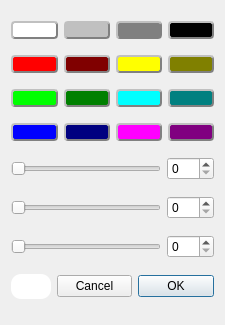
<?xml version="1.0" encoding="UTF-8"?>
<ui version="4.0">
 <class>colordialog</class>
 <widget class="QDialog" name="colordialog">
  <property name="geometry">
   <rect>
    <x>0</x>
    <y>0</y>
    <width>225</width>
    <height>325</height>
   </rect>
  </property>
  <property name="minimumSize">
   <size>
    <width>225</width>
    <height>325</height>
   </size>
  </property>
  <property name="maximumSize">
   <size>
    <width>225</width>
    <height>325</height>
   </size>
  </property>
  <property name="mouseTracking">
   <bool>false</bool>
  </property>
  <property name="windowTitle">
   <string>Color Picker</string>
  </property>
  <layout class="QGridLayout" name="gridLayout">
   <item row="0" column="0">
    <widget class="QPushButton" name="WhiteButton">
     <property name="styleSheet">
      <string notr="true">    	background-color: white;
    	border-style: outset;
	border-radius: 4px;
    	border-width: 2px;
    	border-color: gray;</string>
     </property>
     <property name="text">
      <string/>
     </property>
    </widget>
   </item>
   <item row="0" column="1">
    <widget class="QPushButton" name="SilverButton">
     <property name="styleSheet">
      <string notr="true">    	background-color: silver;
    	border-style: outset;
	border-radius: 4px;
    	border-width: 2px;
    	border-color: gray;</string>
     </property>
     <property name="text">
      <string/>
     </property>
    </widget>
   </item>
   <item row="0" column="2">
    <widget class="QPushButton" name="GrayButton">
     <property name="styleSheet">
      <string notr="true">    	background-color: gray;
    	border-style: outset;
	border-radius: 4px;
    	border-width: 2px;
    	border-color: gray;</string>
     </property>
     <property name="text">
      <string/>
     </property>
    </widget>
   </item>
   <item row="0" column="3">
    <widget class="QPushButton" name="BlackButton">
     <property name="styleSheet">
      <string notr="true">    	background-color: black;
    	border-style: outset;
	border-radius: 4px;
    	border-width: 2px;
    	border-color: gray;</string>
     </property>
     <property name="text">
      <string/>
     </property>
    </widget>
   </item>
   <item row="1" column="0">
    <widget class="QPushButton" name="RedButton">
     <property name="styleSheet">
      <string notr="true">    	background-color: red;
    	border-style: outset;
	border-radius: 4px;
    	border-width: 2px;
    	border-color: gray;</string>
     </property>
     <property name="text">
      <string/>
     </property>
    </widget>
   </item>
   <item row="1" column="1">
    <widget class="QPushButton" name="MaroonButton">
     <property name="styleSheet">
      <string notr="true">    	background-color: maroon;
    	border-style: outset;
	border-radius: 4px;
    	border-width: 2px;
    	border-color: gray;</string>
     </property>
     <property name="text">
      <string/>
     </property>
    </widget>
   </item>
   <item row="1" column="2">
    <widget class="QPushButton" name="YellowButton">
     <property name="styleSheet">
      <string notr="true">    	background-color: yellow;
    	border-style: outset;
	border-radius: 4px;
    	border-width: 2px;
    	border-color: gray;</string>
     </property>
     <property name="text">
      <string/>
     </property>
    </widget>
   </item>
   <item row="1" column="3">
    <widget class="QPushButton" name="OliveButton">
     <property name="styleSheet">
      <string notr="true">    	background-color: olive;
    	border-style: outset;
	border-radius: 4px;
    	border-width: 2px;
    	border-color: gray;</string>
     </property>
     <property name="text">
      <string/>
     </property>
    </widget>
   </item>
   <item row="2" column="0">
    <widget class="QPushButton" name="LimeButton">
     <property name="styleSheet">
      <string notr="true">    	background-color: lime;
    	border-style: outset;
	border-radius: 4px;
    	border-width: 2px;
    	border-color: gray;</string>
     </property>
     <property name="text">
      <string/>
     </property>
    </widget>
   </item>
   <item row="2" column="1">
    <widget class="QPushButton" name="GreenButton">
     <property name="styleSheet">
      <string notr="true">    	background-color: green;
    	border-style: outset;
	border-radius: 4px;
    	border-width: 2px;
    	border-color: gray;</string>
     </property>
     <property name="text">
      <string/>
     </property>
    </widget>
   </item>
   <item row="2" column="2">
    <widget class="QPushButton" name="AquaButton">
     <property name="styleSheet">
      <string notr="true">    	background-color: aqua;
    	border-style: outset;
	border-radius: 4px;
    	border-width: 2px;
    	border-color: gray;</string>
     </property>
     <property name="text">
      <string/>
     </property>
    </widget>
   </item>
   <item row="2" column="3">
    <widget class="QPushButton" name="TealButton">
     <property name="styleSheet">
      <string notr="true">    	background-color: teal;
    	border-style: outset;
	border-radius: 4px;
    	border-width: 2px;
    	border-color: gray;</string>
     </property>
     <property name="text">
      <string/>
     </property>
    </widget>
   </item>
   <item row="3" column="0">
    <widget class="QPushButton" name="BlueButton">
     <property name="styleSheet">
      <string notr="true">    	background-color: blue;
    	border-style: outset;
	border-radius: 4px;
    	border-width: 2px;
    	border-color: gray;</string>
     </property>
     <property name="text">
      <string/>
     </property>
    </widget>
   </item>
   <item row="3" column="1">
    <widget class="QPushButton" name="NavyButton">
     <property name="styleSheet">
      <string notr="true">    	background-color: navy;
    	border-style: outset;
	border-radius: 4px;
    	border-width: 2px;
    	border-color: gray;</string>
     </property>
     <property name="text">
      <string/>
     </property>
    </widget>
   </item>
   <item row="3" column="2">
    <widget class="QPushButton" name="FuchsiaButton">
     <property name="styleSheet">
      <string notr="true">    	background-color: fuchsia;
    	border-style: outset;
	border-radius: 4px;
    	border-width: 2px;
    	border-color: gray;</string>
     </property>
     <property name="text">
      <string/>
     </property>
    </widget>
   </item>
   <item row="3" column="3">
    <widget class="QPushButton" name="PurpleButton">
     <property name="styleSheet">
      <string notr="true">    	background-color: purple;
    	border-style: outset;
	border-radius: 4px;
    	border-width: 2px;
    	border-color: gray;</string>
     </property>
     <property name="text">
      <string/>
     </property>
    </widget>
   </item>
   <item row="4" column="0" colspan="4">
    <layout class="QHBoxLayout" name="horizontalLayout">
     <item>
      <widget class="QSlider" name="REDslider">
       <property name="maximum">
        <number>255</number>
       </property>
       <property name="orientation">
        <enum>Qt::Horizontal</enum>
       </property>
      </widget>
     </item>
     <item>
      <widget class="QSpinBox" name="REDspinBox">
       <property name="maximum">
        <number>255</number>
       </property>
      </widget>
     </item>
    </layout>
   </item>
   <item row="5" column="0" colspan="4">
    <layout class="QHBoxLayout" name="horizontalLayout_2">
     <item>
      <widget class="QSlider" name="GREENslider">
       <property name="maximum">
        <number>255</number>
       </property>
       <property name="orientation">
        <enum>Qt::Horizontal</enum>
       </property>
      </widget>
     </item>
     <item>
      <widget class="QSpinBox" name="GREENspinBox">
       <property name="maximum">
        <number>255</number>
       </property>
      </widget>
     </item>
    </layout>
   </item>
   <item row="7" column="0" colspan="4">
    <layout class="QHBoxLayout" name="horizontalLayout_4">
     <item>
      <widget class="QPushButton" name="colorPreview">
       <property name="enabled">
        <bool>true</bool>
       </property>
       <property name="minimumSize">
        <size>
         <width>40</width>
         <height>25</height>
        </size>
       </property>
       <property name="maximumSize">
        <size>
         <width>40</width>
         <height>25</height>
        </size>
       </property>
       <property name="styleSheet">
        <string notr="true">background-color: white;
border-radius: 10px;</string>
       </property>
       <property name="text">
        <string/>
       </property>
       <property name="shortcut">
        <string/>
       </property>
       <property name="autoDefault">
        <bool>false</bool>
       </property>
       <property name="flat">
        <bool>false</bool>
       </property>
      </widget>
     </item>
     <item>
      <widget class="QPushButton" name="cancelButton">
       <property name="text">
        <string>Cancel</string>
       </property>
       <property name="autoDefault">
        <bool>false</bool>
       </property>
      </widget>
     </item>
     <item>
      <widget class="QPushButton" name="OKButton">
       <property name="font">
        <font>
         <kerning>true</kerning>
        </font>
       </property>
       <property name="cursor">
        <cursorShape>ArrowCursor</cursorShape>
       </property>
       <property name="text">
        <string>OK</string>
       </property>
       <property name="default">
        <bool>true</bool>
       </property>
      </widget>
     </item>
    </layout>
   </item>
   <item row="6" column="0" colspan="4">
    <layout class="QHBoxLayout" name="horizontalLayout_3">
     <item>
      <widget class="QSlider" name="BLUEslider">
       <property name="maximum">
        <number>255</number>
       </property>
       <property name="orientation">
        <enum>Qt::Horizontal</enum>
       </property>
       <property name="invertedAppearance">
        <bool>false</bool>
       </property>
       <property name="invertedControls">
        <bool>false</bool>
       </property>
      </widget>
     </item>
     <item>
      <widget class="QSpinBox" name="BLUEspinBox">
       <property name="maximum">
        <number>255</number>
       </property>
      </widget>
     </item>
    </layout>
   </item>
  </layout>
 </widget>
 <resources/>
 <connections/>
</ui>
